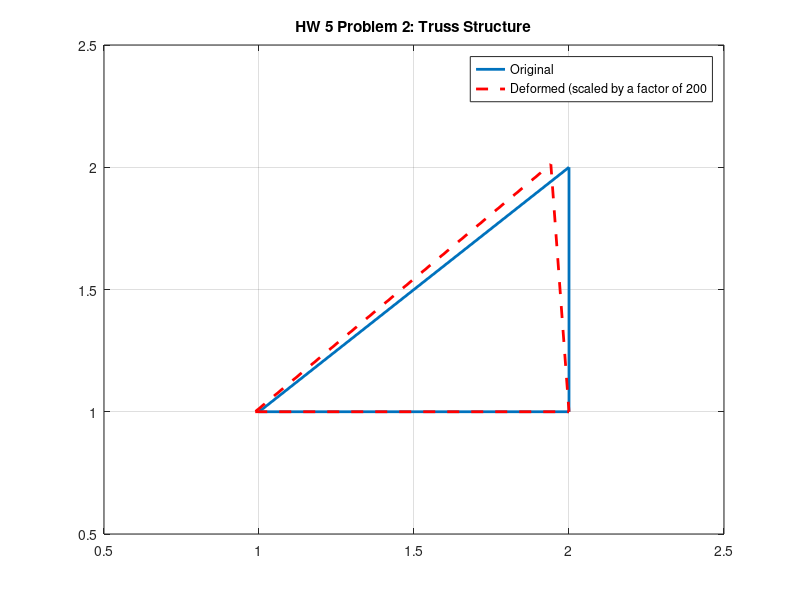

This figure's MATLAB source:
clc;clear;close all;
%Lawrence Custodio
%Homework 5 Problem 2
%Given parameters: 
n=3; %Number of Nodes
N=2*n; %Global Matrix size
E=210e9;  %E-modulus
A=pi*(5e-2/2)^2; %Area at d=5cm
L = [1 1 sqrt(2)]; %Lengths of respective element
kcons = (A*E)*(L.^-1); %Material property
%Angles for respective elements:
beta = [0 90 45];
s = sind(beta);
c = cosd(beta);
Kg = zeros(N,N); %Preallocate global stiffness matrix
%Calculation of stiffness matrix:
for m = 1:length(L)
%General stiffness matrix Ke:
kmx=[(c(m))^2 c(m)*s(m) -(c(m))^2 -c(m)*s(m);
    c(m)*s(m) (s(m))^2 -c(m)*s(m) -(s(m))^2;
    -(c(m))^2 -c(m)*s(m) (c(m))^2 c(m)*s(m);
    -c(m)*s(m) -(s(m))^2 c(m)*s(m) (s(m))^2];
Ke=kcons(m)*kmx;
%Individual stiffness matrices:
if m ==1 %For element 1
    kind1 = Ke;
elseif m ==2 %For element 2
    kind2 = Ke;
elseif m ==3 %For element 3
    kind3 = Ke;
end
%Allocate nodes to elements:
low = [1 2 1]; %i-node
high = [2 3 3]; %j-node
i = low(m);
j = high(m);
%Auxiliary matrix: contribution of individual stiffness matrices to Kg 
Kt = zeros(N,N); 
Kt([2*i-1 2*i 2*j-1 2*j],[2*i-1 2*i 2*j-1 2*j]) = Ke(1:4,1:4);
Kg = Kg+Kt;
end
%forces
P = 25e3; %Applied force
Fall = [0 0 0 0 -P 0]'; %Force vector
F = Fall([1 5 6]); %Reduced force vector
%displacements
noKg = Kg([1 5 6],[1 5 6]); %reduced global stiffness matrix
d = noKg\F;
dall = zeros(N,1); %expanded displacement vector to calculate reaction forces
dall([1 5 6]) = d;
dmag= d*200; %Scaled displacement for visibility
RF = (Kg*dall)-Fall; %reaction forces
%Define truss structure
A = [1,1];
B = [2,1];
C = [2,2];
x = [A(1) B(1) C(1) A(1)];
y = [A(2) B(2) C(2) A(2)];
plot(x,y,'linewidth',2)
hold on
%Displacement vectors:
dA = [A(1)+dmag(1),A(2)];
dB = [B(1),B(2)];
dC = [C(1)+dmag(2),C(2)+dmag(3)];
xd = [dA(1) dB(1) dC(1) dA(1)];
yd = [dA(2) dB(2) dC(2) dA(2)];
plot(xd,yd,'r--','linewidth',2)
axis ([0.5 2.5 0.5 2.5])
grid on
title('HW 5 Problem 2: Truss Structure')
legend('Original','Deformed (scaled by a factor of 200')